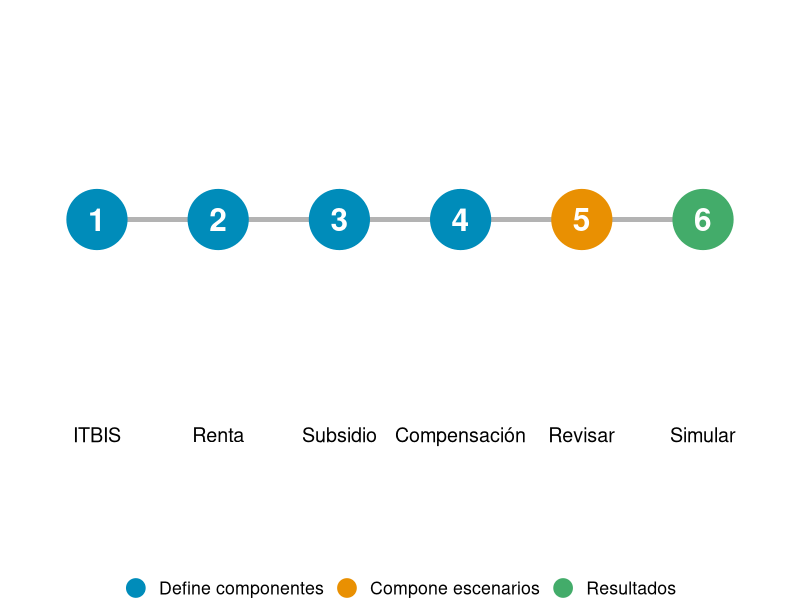
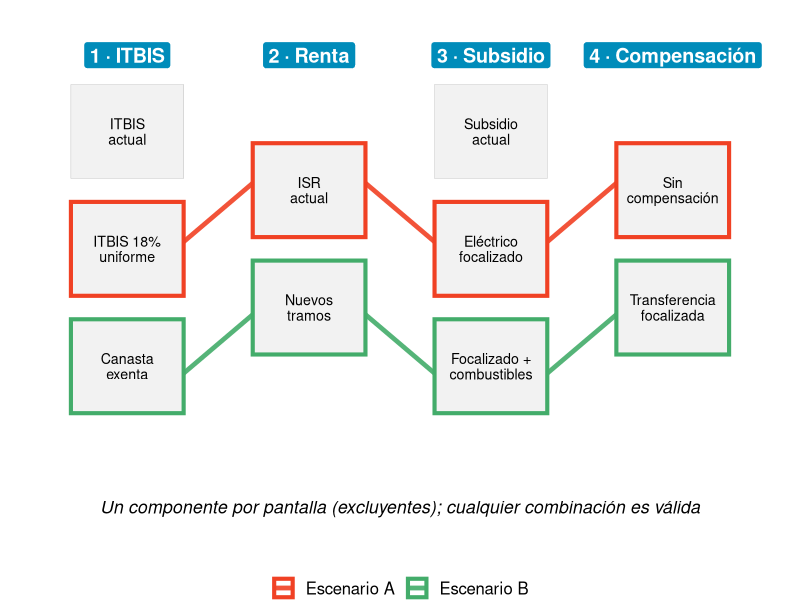
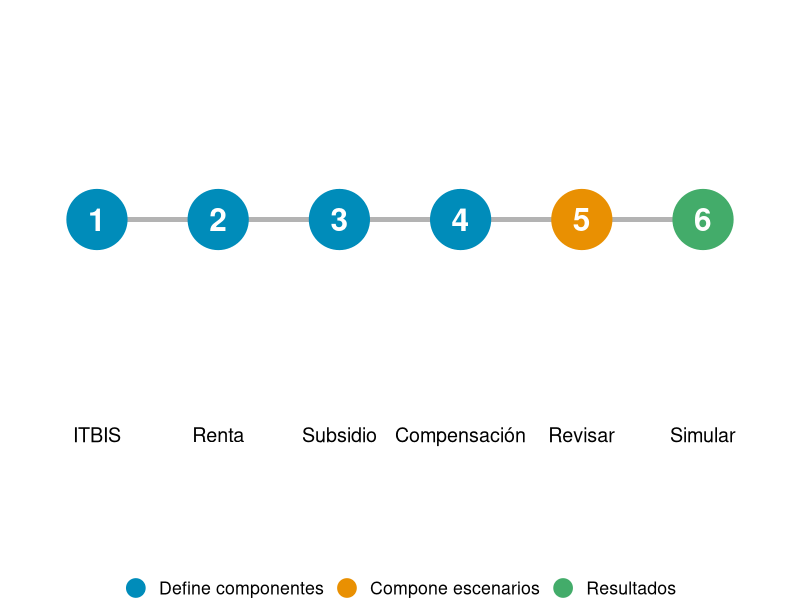
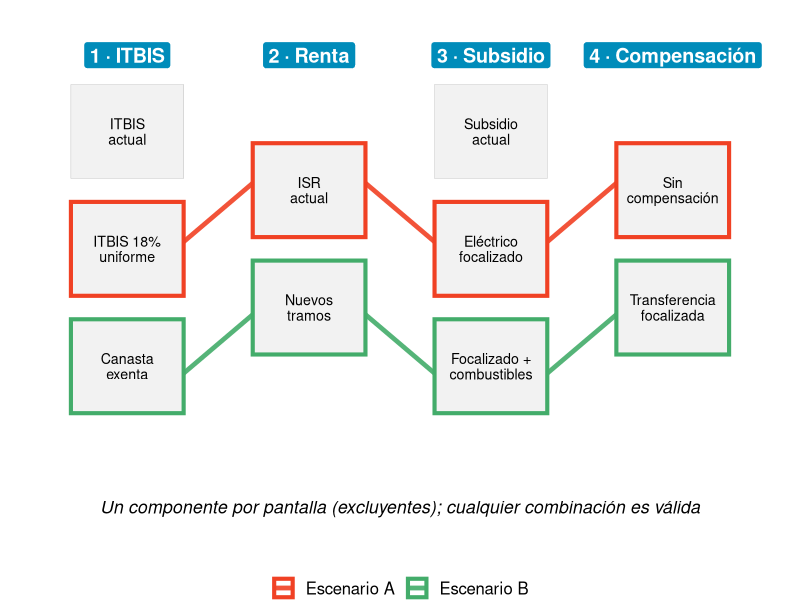

Reproduce these figures in R, in order.
## ---- chunk 1
#| include: false
library(ggplot2)
azul <- "#008cba"; naranja <- "#e99002"; verde <- "#43ac6a"; rojo <- "#f04124"

# Los diagramas también se guardan en www/img/ para la pestaña «Instructivo»
# de la app, de modo que ambos se actualizan con quarto render.
guardar_para_app <- function(p, archivo, ancho, alto) {
  dir.create("www/img", recursive = TRUE, showWarnings = FALSE)
  ggsave(file.path("www/img", archivo), p, width = ancho, height = alto,
         dpi = 150, bg = "white")
}
## ---- chunk 2
#| fig-width: 11
#| fig-height: 3.2
#| fig-align: center
#| fig-alt: "Seis círculos numerados en secuencia: ITBIS, Renta, Subsidio y Compensación definen componentes; Revisar compone escenarios; Simular muestra resultados."
pantallas <- data.frame(
  n = 1:6,
  nombre = c("ITBIS", "Renta", "Subsidio", "Compensación", "Revisar", "Simular"),
  tipo = factor(
    c(rep("Define componentes", 4), "Compone escenarios", "Resultados"),
    levels = c("Define componentes", "Compone escenarios", "Resultados")
  )
)

p_pantallas <- ggplot(pantallas, aes(n, 0)) +
  geom_segment(aes(x = 1, xend = 6, y = 0, yend = 0), colour = "grey70", linewidth = 1.5) +
  geom_point(aes(colour = tipo), size = 20) +
  geom_text(aes(label = n), colour = "white", size = 8, fontface = "bold") +
  geom_text(aes(y = -0.5, label = nombre), size = 5) +
  scale_colour_manual(values = c(azul, naranja, verde), name = NULL) +
  scale_x_continuous(limits = c(0.5, 6.5)) +
  scale_y_continuous(limits = c(-0.75, 0.45)) +
  guides(colour = guide_legend(override.aes = list(size = 6))) +
  theme_void(base_size = 16) +
  theme(legend.position = "bottom")
guardar_para_app(p_pantallas, "pantallas.png", 11, 3.2)
p_pantallas
## ---- chunk 3
#| fig-width: 11
#| fig-height: 5.6
#| fig-align: center
#| fig-alt: "Cuatro columnas de componentes guardados (ITBIS, Renta, Subsidio, Compensación). Dos escenarios, A y B, se trazan como rutas que eligen un componente en cada columna."
# Componentes guardados en cada pantalla (ejemplos ilustrativos)
comp <- data.frame(
  pantalla = rep(1:4, times = c(3, 2, 3, 2)),
  etiqueta = c(
    "ITBIS\nactual", "ITBIS 18%\nuniforme", "Canasta\nexenta",
    "ISR\nactual", "Nuevos\ntramos",
    "Subsidio\nactual", "Eléctrico\nfocalizado", "Focalizado +\ncombustibles",
    "Sin\ncompensación", "Transferencia\nfocalizada"
  )
)
comp$k <- ave(comp$pantalla, comp$pantalla, FUN = seq_along)
comp$y <- ave(comp$k, comp$pantalla, FUN = function(v) rev(seq_along(v)) + (4 - length(v)) / 2)

titulos <- data.frame(
  pantalla = 1:4,
  texto = c("1 · ITBIS", "2 · Renta", "3 · Subsidio", "4 · Compensación")
)

# Escenarios: un componente por pantalla
esc <- data.frame(
  escenario = rep(c("Escenario A", "Escenario B"), each = 4),
  pantalla = rep(1:4, 2),
  k = c(2, 1, 2, 1,   3, 2, 3, 2)
)
esc <- merge(esc, comp, by = c("pantalla", "k"))
esc <- esc[order(esc$escenario, esc$pantalla), ]

seg <- do.call(rbind, lapply(split(esc, esc$escenario), function(d) {
  data.frame(
    escenario = d$escenario[-nrow(d)],
    x = d$pantalla[-nrow(d)], y = d$y[-nrow(d)],
    xend = d$pantalla[-1],    yend = d$y[-1]
  )
}))
seg$off <- ifelse(seg$escenario == "Escenario A", 0.06, -0.06)

p_escenario <- ggplot() +
  geom_tile(data = comp, aes(pantalla, y), width = 0.62, height = 0.8,
            fill = "grey95", colour = "grey60") +
  geom_segment(
    data = seg,
    aes(x = x + 0.31, xend = xend - 0.31, y = y + off, yend = yend + off, colour = escenario),
    linewidth = 1.6, alpha = 0.9
  ) +
  geom_tile(
    data = esc,
    aes(pantalla, y, colour = escenario),
    width = 0.62, height = 0.8, fill = NA, linewidth = 1.4
  ) +
  geom_text(data = comp, aes(pantalla, y, label = etiqueta), size = 3.6, lineheight = 0.9) +
  geom_label(data = titulos, aes(pantalla, 4.15, label = texto),
             fill = azul, colour = "white", size = 5, fontface = "bold") +
  annotate("text", x = 2.5, y = 0.3,
           label = "Un componente por pantalla (excluyentes); cualquier combinación es válida",
           size = 4.5, fontface = "italic") +
  scale_colour_manual(values = c("Escenario A" = rojo, "Escenario B" = verde), name = NULL) +
  scale_x_continuous(limits = c(0.5, 4.5)) +
  scale_y_continuous(limits = c(0, 4.4)) +
  theme_void(base_size = 15) +
  theme(legend.position = "bottom")
guardar_para_app(p_escenario, "escenario.png", 11, 5.6)
p_escenario
